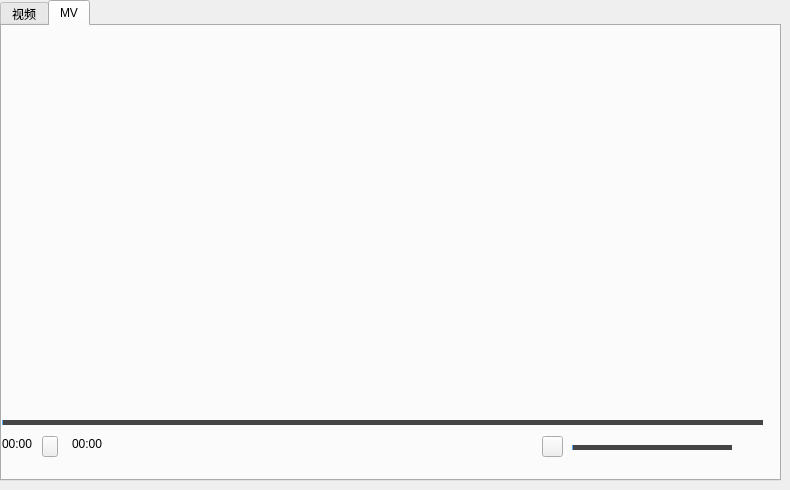
   <widget class="QWidget" name="pageVideo">
    <widget class="QTabWidget" name="tabWidget_2">
     <property name="geometry">
      <rect>
       <x>0</x>
       <y>0</y>
       <width>781</width>
       <height>481</height>
      </rect>
     </property>
     <property name="currentIndex">
      <number>1</number>
     </property>
     <widget class="QWidget" name="tab_3">
      <attribute name="title">
       <string>视频</string>
      </attribute>
     </widget>
     <widget class="QWidget" name="tab_4">
      <attribute name="title">
       <string>MV</string>
      </attribute>
      <widget class="QWidget" name="MVwidget" native="true">
       <property name="geometry">
        <rect>
         <x>0</x>
         <y>0</y>
         <width>761</width>
         <height>401</height>
        </rect>
       </property>
       <widget class="QSlider" name="horizontalSliderMV">
        <property name="geometry">
         <rect>
          <x>0</x>
          <y>385</y>
          <width>761</width>
          <height>22</height>
         </rect>
        </property>
        <property name="styleSheet">
         <string notr="true">QSlider::add-page:Horizontal#horizontalSliderMV

{
	background-color: rgb(69, 69, 70);height:5px;
}
QSlider::sub-page:Horizontal#horizontalSliderMV
{
	height:5px;
	background-color: rgb(85, 170, 255);
}
QSlider::handle:Horizontal#horizontalSliderMV
{
	width:14px;border-image: url(:/picture/musicPoint.png);margin:-5 px -5px;
}
QSlider::groove:Horizontal#horizontalSliderMV
{
	background:rgb(0, 255, 0);height:5px;
}
</string>
        </property>
        <property name="orientation">
         <enum>Qt::Horizontal</enum>
        </property>
       </widget>
      </widget>
      <widget class="QPushButton" name="pushButtonMVplay">
       <property name="geometry">
        <rect>
         <x>40</x>
         <y>410</y>
         <width>16</width>
         <height>21</height>
        </rect>
       </property>
       <property name="styleSheet">
        <string notr="true">QPushButton
{
border-image: url(:/picture/play.png);
}

QPushButton::hover
{
	border-image: url(:/picture/play1 .png);
}
QPushButton::pressed
{
	border-image: url(:/picture/play.png);
}
</string>
       </property>
       <property name="text">
        <string/>
       </property>
      </widget>
      <widget class="QSlider" name="horizontalSliderMVvolume">
       <property name="geometry">
        <rect>
         <x>570</x>
         <y>410</y>
         <width>160</width>
         <height>22</height>
        </rect>
       </property>
       <property name="styleSheet">
        <string notr="true">QSlider::add-page:Horizontal#horizontalSliderMVvolume

{
	background-color: rgb(69, 69, 70);height:5px;
}
QSlider::sub-page:Horizontal#horizontalSliderMVvolume
{
	height:5px;
	background-color: rgb(85, 170, 255);
}
QSlider::handle:Horizontal#horizontalSliderMVvolume
{
	width:14px;border-image: url(:/picture/musicPoint.png);margin:-5 px -5px;
}
QSlider::groove:Horizontal#horizontalSliderMVvolume
{
	background:rgb(0, 255, 0);height:5px;
}

</string>
       </property>
       <property name="orientation">
        <enum>Qt::Horizontal</enum>
       </property>
      </widget>
      <widget class="QLabel" name="CurlabelMV">
       <property name="geometry">
        <rect>
         <x>0</x>
         <y>410</y>
         <width>31</width>
         <height>16</height>
        </rect>
       </property>
       <property name="text">
        <string>00:00</string>
       </property>
      </widget>
      <widget class="QLabel" name="totallabelMV">
       <property name="geometry">
        <rect>
         <x>70</x>
         <y>410</y>
         <width>31</width>
         <height>16</height>
        </rect>
       </property>
       <property name="text">
        <string>00:00</string>
       </property>
      </widget>
      <widget class="QPushButton" name="pushButton">
       <property name="geometry">
        <rect>
         <x>540</x>
         <y>410</y>
         <width>21</width>
         <height>21</height>
        </rect>
       </property>
       <property name="styleSheet">
        <string notr="true">QPushButton
{
border-image:url(:/picture/volumn1.png)
}
QPushButton::hover
{
border-image:url(:/picture/volumn.png)
}

</string>
       </property>
       <property name="text">
        <string/>
       </property>
      </widget>
     </widget>
    </widget>
   </widget>
